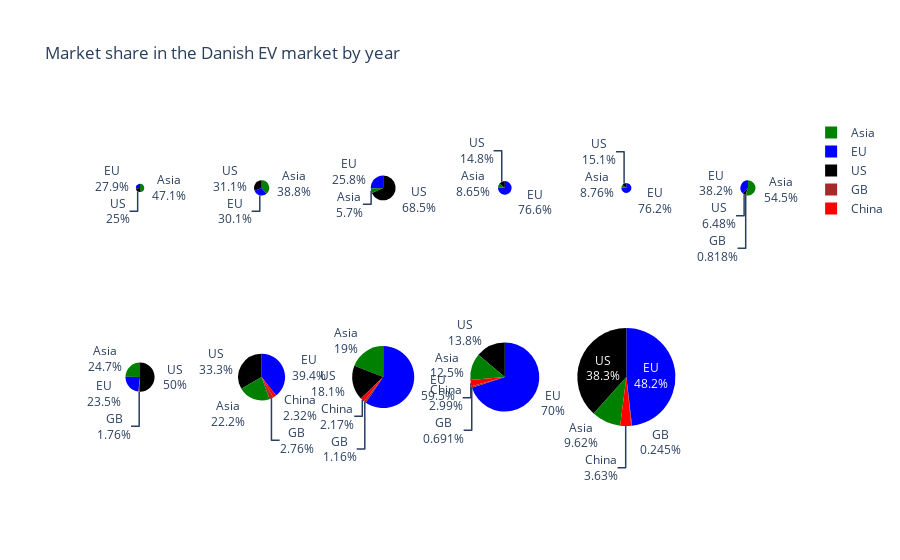

Notebook code for this chart:
### Code cell
import plotly.graph_objects as go
from plotly.subplots import make_subplots

# Get unique years
years = data_sorted['Year'].unique()

# Calculate the number of pie charts per line
num_charts_per_line = (len(years) + 1) // 2  # Round up to ensure half the charts are on each line

# Create subplots with two rows and the calculated number of columns
fig = make_subplots(rows=2, cols=num_charts_per_line, specs=[[{'type':'domain'}] * num_charts_per_line] * 2)


# Iterate over each year
for i, year in enumerate(years, start=1):
    # Calculate the row and column indices for the current chart
    row_index = (i - 1) // num_charts_per_line + 1  # Divide by the number of charts per line and round up
    col_index = (i - 1) % num_charts_per_line + 1
    
    # Filter data for the current year
    year_data = data_sorted[data_sorted['Year'] == year]
    
    # Group the data by region and sum up the sales
    sales_by_region = year_data.groupby('Region')['Sales'].sum().reset_index()
    
    # Add a pie chart trace for the current year
    pie_trace = go.Pie(
        labels=sales_by_region['Region'], 
        values=sales_by_region['Sales'], 
        scalegroup='one', 
        name=f"{year}",
        marker=dict(colors=[color_region[region] for region in sales_by_region['Region']]),
        textinfo='label+percent',
        hoverinfo='label+value+name'  # Include value of sales in the hover info
    )
    
    fig.add_trace(pie_trace, row=row_index, col=col_index)

# Update layout
fig.update_layout(title_text='Market share in the Danish EV market by year')

# Show the plot
fig.show()

### Figure 1 — Plotly figure (JSON) as saved in the notebook; plotly's stock layout.template omitted (floating-point values rounded to 4 significant figures)
{"data": [{"domain": {"x": [0, 0.1389], "y": [0.575, 1]}, "hoverinfo": "label+value+name", "labels": ["Asia", "EU", "US"], "marker": {"colors": ["green", "blue", "black"]}, "name": "2013", "scalegroup": "one", "textinfo": "label+percent", "type": "pie", "values": [211, 125, 112]}, {"domain": {"x": [0.1722, 0.3111], "y": [0.575, 1]}, "hoverinfo": "label+value+name", "labels": ["Asia", "EU", "US"], "marker": {"colors": ["green", "blue", "black"]}, "name": "2014", "scalegroup": "one", "textinfo": "label+percent", "type": "pie", "values": [577, 447, 462]}, {"domain": {"x": [0.3444, 0.4833], "y": [0.575, 1]}, "hoverinfo": "label+value+name", "labels": ["Asia", "EU", "US"], "marker": {"colors": ["green", "blue", "black"]}, "name": "2015", "scalegroup": "one", "textinfo": "label+percent", "type": "pie", "values": [227, 1029, 2725]}, {"domain": {"x": [0.5167, 0.6556], "y": [0.575, 1]}, "hoverinfo": "label+value+name", "labels": ["Asia", "EU", "US"], "marker": {"colors": ["green", "blue", "black"]}, "name": "2016", "scalegroup": "one", "textinfo": "label+percent", "type": "pie", "values": [103, 912, 176]}, {"domain": {"x": [0.6889, 0.8278], "y": [0.575, 1]}, "hoverinfo": "label+value+name", "labels": ["Asia", "EU", "US"], "marker": {"colors": ["green", "blue", "black"]}, "name": "2017", "scalegroup": "one", "textinfo": "label+percent", "type": "pie", "values": [57, 496, 98]}, {"domain": {"x": [0.8611, 1], "y": [0.575, 1]}, "hoverinfo": "label+value+name", "labels": ["Asia", "EU", "GB", "US"], "marker": {"colors": ["green", "blue", "brown", "black"]}, "name": "2018", "scalegroup": "one", "textinfo": "label+percent", "type": "pie", "values": [799, 561, 12, 95]}, {"domain": {"x": [0, 0.1389], "y": [0, 0.425]}, "hoverinfo": "label+value+name", "labels": ["Asia", "EU", "GB", "US"], "marker": {"colors": ["green", "blue", "brown", "black"]}, "name": "2019", "scalegroup": "one", "textinfo": "label+percent", "type": "pie", "values": [1348, 1286, 96, 2734]}, {"domain": {"x": [0.1722, 0.3111], "y": [0, 0.425]}, "hoverinfo": "label+value+name", "labels": ["Asia", "China", "EU", "GB", "US"], "marker": {"colors": ["green", "red", "blue", "brown", "black"]}, "name": "2020", "scalegroup": "one", "textinfo": "label+percent", "type": "pie", "values": [3139, 328, 5580, 391, 4721]}, {"domain": {"x": [0.3444, 0.4833], "y": [0, 0.425]}, "hoverinfo": "label+value+name", "labels": ["Asia", "China", "EU", "GB", "US"], "marker": {"colors": ["green", "red", "blue", "brown", "black"]}, "name": "2021", "scalegroup": "one", "textinfo": "label+percent", "type": "pie", "values": [4722, 539, 14763, 287, 4491]}, {"domain": {"x": [0.5167, 0.6556], "y": [0, 0.425]}, "hoverinfo": "label+value+name", "labels": ["Asia", "China", "EU", "GB", "US"], "marker": {"colors": ["green", "red", "blue", "brown", "black"]}, "name": "2022", "scalegroup": "one", "textinfo": "label+percent", "type": "pie", "values": [3831, 918, 21480, 212, 4250]}, {"domain": {"x": [0.6889, 0.8278], "y": [0, 0.425]}, "hoverinfo": "label+value+name", "labels": ["Asia", "China", "EU", "GB", "US"], "marker": {"colors": ["green", "red", "blue", "brown", "black"]}, "name": "2023", "scalegroup": "one", "textinfo": "label+percent", "type": "pie", "values": [5955, 2249, 29828, 152, 23748]}], "layout": {"title": {"text": "Market share in the Danish EV market by year"}}}
